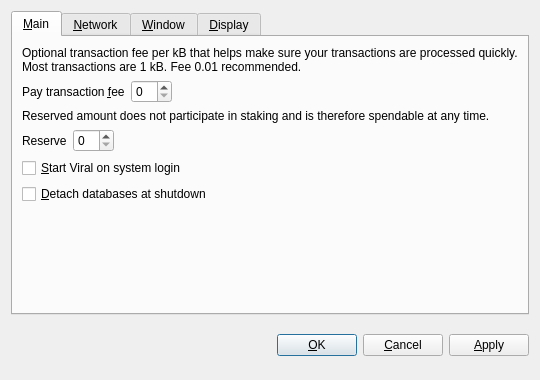
<?xml version="1.0" encoding="UTF-8"?>
<ui version="4.0">
 <class>OptionsDialog</class>
 <widget class="QDialog" name="OptionsDialog">
  <property name="geometry">
   <rect>
    <x>0</x>
    <y>0</y>
    <width>540</width>
    <height>380</height>
   </rect>
  </property>
  <property name="windowTitle">
   <string>Options</string>
  </property>
  <property name="modal">
   <bool>true</bool>
  </property>
  <layout class="QVBoxLayout" name="verticalLayout">
   <item>
    <widget class="QTabWidget" name="tabWidget">
     <property name="tabPosition">
      <enum>QTabWidget::North</enum>
     </property>
     <property name="currentIndex">
      <number>0</number>
     </property>
     <widget class="QWidget" name="tabMain">
      <attribute name="title">
       <string>&amp;Main</string>
      </attribute>
      <layout class="QVBoxLayout" name="verticalLayout_Main">
       <item>
        <widget class="QLabel" name="transactionFeeInfoLabel">
         <property name="text">
          <string>Optional transaction fee per kB that helps make sure your transactions are processed quickly. Most transactions are 1 kB. Fee 0.01 recommended.</string>
         </property>
         <property name="textFormat">
          <enum>Qt::PlainText</enum>
         </property>
         <property name="wordWrap">
          <bool>true</bool>
         </property>
        </widget>
       </item>
       <item>
        <layout class="QHBoxLayout" name="horizontalLayoutFee">
         <item>
          <widget class="QLabel" name="transactionFeeLabel">
           <property name="text">
            <string>Pay transaction &amp;fee</string>
           </property>
           <property name="textFormat">
            <enum>Qt::PlainText</enum>
           </property>
           <property name="buddy">
            <cstring>transactionFee</cstring>
           </property>
          </widget>
         </item>
         <item>
          <widget class="BitcoinAmountField" name="transactionFee"/>
         </item>
         <item>
          <spacer name="horizontalSpacerFee">
           <property name="orientation">
            <enum>Qt::Horizontal</enum>
           </property>
           <property name="sizeHint" stdset="0">
            <size>
             <width>40</width>
             <height>20</height>
            </size>
           </property>
          </spacer>
         </item>
        </layout>
       </item>
       <item>
        <widget class="QLabel" name="reserveBalanceInfoLabel">
         <property name="text">
          <string>Reserved amount does not participate in staking and is therefore spendable at any time.</string>
         </property>
         <property name="textFormat">
          <enum>Qt::PlainText</enum>
         </property>
         <property name="wordWrap">
          <bool>true</bool>
         </property>
        </widget>
       </item>
       <item>
        <layout class="QHBoxLayout" name="horizontalLayoutReserveBalance">
         <item>
          <widget class="QLabel" name="reserveBalanceLabel">
           <property name="text">
            <string>Reserve</string>
           </property>
           <property name="textFormat">
            <enum>Qt::PlainText</enum>
           </property>
           <property name="buddy">
            <cstring>reserveBalance</cstring>
           </property>
          </widget>
         </item>
         <item>
          <widget class="BitcoinAmountField" name="reserveBalance"/>
         </item>
         <item>
          <spacer name="horizontalSpacerReserveBalance">
           <property name="orientation">
            <enum>Qt::Horizontal</enum>
           </property>
           <property name="sizeHint" stdset="0">
            <size>
             <width>40</width>
             <height>20</height>
            </size>
           </property>
          </spacer>
         </item>
        </layout>
       </item>
       <item>
        <widget class="QCheckBox" name="bitcoinAtStartup">
         <property name="toolTip">
          <string>Automatically start Viral after logging in to the system.</string>
         </property>
         <property name="text">
          <string>&amp;Start Viral on system login</string>
         </property>
        </widget>
       </item>
       <item>
        <widget class="QCheckBox" name="detachDatabases">
         <property name="toolTip">
          <string>Detach block and address databases at shutdown. This means they can be moved to another data directory, but it slows down shutdown. The wallet is always detached.</string>
         </property>
         <property name="text">
          <string>&amp;Detach databases at shutdown</string>
         </property>
        </widget>
       </item>
       <item>
        <spacer name="verticalSpacer_Main">
         <property name="orientation">
          <enum>Qt::Vertical</enum>
         </property>
         <property name="sizeHint" stdset="0">
          <size>
           <width>20</width>
           <height>40</height>
          </size>
         </property>
        </spacer>
       </item>
      </layout>
     </widget>
     <widget class="QWidget" name="tabNetwork">
      <attribute name="title">
       <string>&amp;Network</string>
      </attribute>
      <layout class="QVBoxLayout" name="verticalLayout_Network">
       <item>
        <widget class="QCheckBox" name="mapPortUpnp">
         <property name="toolTip">
          <string>Automatically open the Viral client port on the router. This only works when your router supports UPnP and it is enabled.</string>
         </property>
         <property name="text">
          <string>Map port using &amp;UPnP</string>
         </property>
        </widget>
       </item>
       <item>
        <widget class="QCheckBox" name="connectSocks">
         <property name="toolTip">
          <string>Connect to the Viral network through a SOCKS proxy (e.g. when connecting through Tor).</string>
         </property>
         <property name="text">
          <string>&amp;Connect through SOCKS proxy:</string>
         </property>
        </widget>
       </item>
       <item>
        <layout class="QHBoxLayout" name="horizontalLayout_Network">
         <item>
          <widget class="QLabel" name="proxyIpLabel">
           <property name="text">
            <string>Proxy &amp;IP:</string>
           </property>
           <property name="textFormat">
            <enum>Qt::PlainText</enum>
           </property>
           <property name="buddy">
            <cstring>proxyIp</cstring>
           </property>
          </widget>
         </item>
         <item>
          <widget class="QValidatedLineEdit" name="proxyIp">
           <property name="maximumSize">
            <size>
             <width>140</width>
             <height>16777215</height>
            </size>
           </property>
           <property name="toolTip">
            <string>IP address of the proxy (e.g. 127.0.0.1)</string>
           </property>
          </widget>
         </item>
         <item>
          <widget class="QLabel" name="proxyPortLabel">
           <property name="text">
            <string>&amp;Port:</string>
           </property>
           <property name="textFormat">
            <enum>Qt::PlainText</enum>
           </property>
           <property name="buddy">
            <cstring>proxyPort</cstring>
           </property>
          </widget>
         </item>
         <item>
          <widget class="QLineEdit" name="proxyPort">
           <property name="maximumSize">
            <size>
             <width>55</width>
             <height>16777215</height>
            </size>
           </property>
           <property name="toolTip">
            <string>Port of the proxy (e.g. 9050)</string>
           </property>
          </widget>
         </item>
         <item>
          <widget class="QLabel" name="socksVersionLabel">
           <property name="text">
            <string>SOCKS &amp;Version:</string>
           </property>
           <property name="textFormat">
            <enum>Qt::PlainText</enum>
           </property>
           <property name="buddy">
            <cstring>socksVersion</cstring>
           </property>
          </widget>
         </item>
         <item>
          <widget class="QValueComboBox" name="socksVersion">
           <property name="toolTip">
            <string>SOCKS version of the proxy (e.g. 5)</string>
           </property>
          </widget>
         </item>
         <item>
          <spacer name="horizontalSpacer_Network">
           <property name="orientation">
            <enum>Qt::Horizontal</enum>
           </property>
           <property name="sizeHint" stdset="0">
            <size>
             <width>40</width>
             <height>20</height>
            </size>
           </property>
          </spacer>
         </item>
        </layout>
       </item>
       <item>
        <spacer name="verticalSpacer_Network">
         <property name="orientation">
          <enum>Qt::Vertical</enum>
         </property>
         <property name="sizeHint" stdset="0">
          <size>
           <width>20</width>
           <height>40</height>
          </size>
         </property>
        </spacer>
       </item>
      </layout>
     </widget>
     <widget class="QWidget" name="tabWindow">
      <attribute name="title">
       <string>&amp;Window</string>
      </attribute>
      <layout class="QVBoxLayout" name="verticalLayout_Window">
       <item>
        <widget class="QCheckBox" name="minimizeToTray">
         <property name="toolTip">
          <string>Show only a tray icon after minimizing the window.</string>
         </property>
         <property name="text">
          <string>&amp;Minimize to the tray instead of the taskbar</string>
         </property>
        </widget>
       </item>
       <item>
        <widget class="QCheckBox" name="minimizeOnClose">
         <property name="toolTip">
          <string>Minimize instead of exit the application when the window is closed. When this option is enabled, the application will be closed only after selecting Quit in the menu.</string>
         </property>
         <property name="text">
          <string>M&amp;inimize on close</string>
         </property>
        </widget>
       </item>
       <item>
        <spacer name="verticalSpacer_Window">
         <property name="orientation">
          <enum>Qt::Vertical</enum>
         </property>
         <property name="sizeHint" stdset="0">
          <size>
           <width>20</width>
           <height>40</height>
          </size>
         </property>
        </spacer>
       </item>
      </layout>
     </widget>
     <widget class="QWidget" name="tabDisplay">
      <attribute name="title">
       <string>&amp;Display</string>
      </attribute>
      <layout class="QVBoxLayout" name="verticalLayout_Display">
       <item>
        <layout class="QHBoxLayout" name="horizontalLayout_1_Display">
         <item>
          <widget class="QLabel" name="langLabel">
           <property name="text">
            <string>User Interface &amp;language:</string>
           </property>
           <property name="textFormat">
            <enum>Qt::PlainText</enum>
           </property>
           <property name="buddy">
            <cstring>lang</cstring>
           </property>
          </widget>
         </item>
         <item>
          <widget class="QValueComboBox" name="lang">
           <property name="toolTip">
            <string>The user interface language can be set here. This setting will take effect after restarting Viral.</string>
           </property>
          </widget>
         </item>
        </layout>
       </item>
       <item>
        <layout class="QHBoxLayout" name="horizontalLayout_2_Display">
         <item>
          <widget class="QLabel" name="unitLabel">
           <property name="text">
            <string>&amp;Unit to show amounts in:</string>
           </property>
           <property name="textFormat">
            <enum>Qt::PlainText</enum>
           </property>
           <property name="buddy">
            <cstring>unit</cstring>
           </property>
          </widget>
         </item>
         <item>
          <widget class="QValueComboBox" name="unit">
           <property name="toolTip">
            <string>Choose the default subdivision unit to show in the interface and when sending coins.</string>
           </property>
          </widget>
         </item>
        </layout>
       </item>
        <item>
        <widget class="QCheckBox" name="useViralTheme">
         <property name="text">
          <string>Use Viral visual theme (requires restart)</string>
         </property>
        </widget>
       </item>
       <item>
        <widget class="QCheckBox" name="displayAddresses">
         <property name="toolTip">
          <string>Whether to show Viral addresses in the transaction list or not.</string>
         </property>
         <property name="text">
          <string>&amp;Display addresses in transaction list</string>
         </property>
        </widget>
       </item>
       <item>
        <widget class="QCheckBox" name="coinControlFeatures">
         <property name="toolTip">
          <string>Whether to show coin control features or not.</string>
         </property>
         <property name="text">
          <string>Display coin &amp;control features (experts only!)</string>
         </property>
        </widget>
       </item>
       <item>
        <spacer name="verticalSpacer_Display">
         <property name="orientation">
          <enum>Qt::Vertical</enum>
         </property>
         <property name="sizeHint" stdset="0">
          <size>
           <width>20</width>
           <height>40</height>
          </size>
         </property>
        </spacer>
       </item>
      </layout>
     </widget>
    </widget>
   </item>
   <item>
    <layout class="QHBoxLayout" name="horizontalLayout_Buttons">
     <item>
      <spacer name="horizontalSpacer_1">
       <property name="orientation">
        <enum>Qt::Horizontal</enum>
       </property>
       <property name="sizeHint" stdset="0">
        <size>
         <width>40</width>
         <height>48</height>
        </size>
       </property>
      </spacer>
     </item>
     <item>
      <widget class="QLabel" name="statusLabel">
       <property name="font">
        <font>
         <weight>75</weight>
         <bold>true</bold>
        </font>
       </property>
       <property name="text">
        <string/>
       </property>
       <property name="textFormat">
        <enum>Qt::PlainText</enum>
       </property>
       <property name="wordWrap">
        <bool>true</bool>
       </property>
      </widget>
     </item>
     <item>
      <spacer name="horizontalSpacer_2">
       <property name="orientation">
        <enum>Qt::Horizontal</enum>
       </property>
       <property name="sizeHint" stdset="0">
        <size>
         <width>40</width>
         <height>48</height>
        </size>
       </property>
      </spacer>
     </item>
     <item>
      <widget class="QPushButton" name="okButton">
       <property name="text">
        <string>&amp;OK</string>
       </property>
      </widget>
     </item>
     <item>
      <widget class="QPushButton" name="cancelButton">
       <property name="text">
        <string>&amp;Cancel</string>
       </property>
       <property name="autoDefault">
        <bool>false</bool>
       </property>
      </widget>
     </item>
     <item>
      <widget class="QPushButton" name="applyButton">
       <property name="text">
        <string>&amp;Apply</string>
       </property>
       <property name="autoDefault">
        <bool>false</bool>
       </property>
      </widget>
     </item>
    </layout>
   </item>
  </layout>
 </widget>
 <customwidgets>
  <customwidget>
   <class>BitcoinAmountField</class>
   <extends>QSpinBox</extends>
   <header>bitcoinamountfield.h</header>
  </customwidget>
  <customwidget>
   <class>QValueComboBox</class>
   <extends>QComboBox</extends>
   <header>qvaluecombobox.h</header>
  </customwidget>
  <customwidget>
   <class>QValidatedLineEdit</class>
   <extends>QLineEdit</extends>
   <header>qvalidatedlineedit.h</header>
  </customwidget>
 </customwidgets>
 <resources/>
 <connections/>
</ui>
